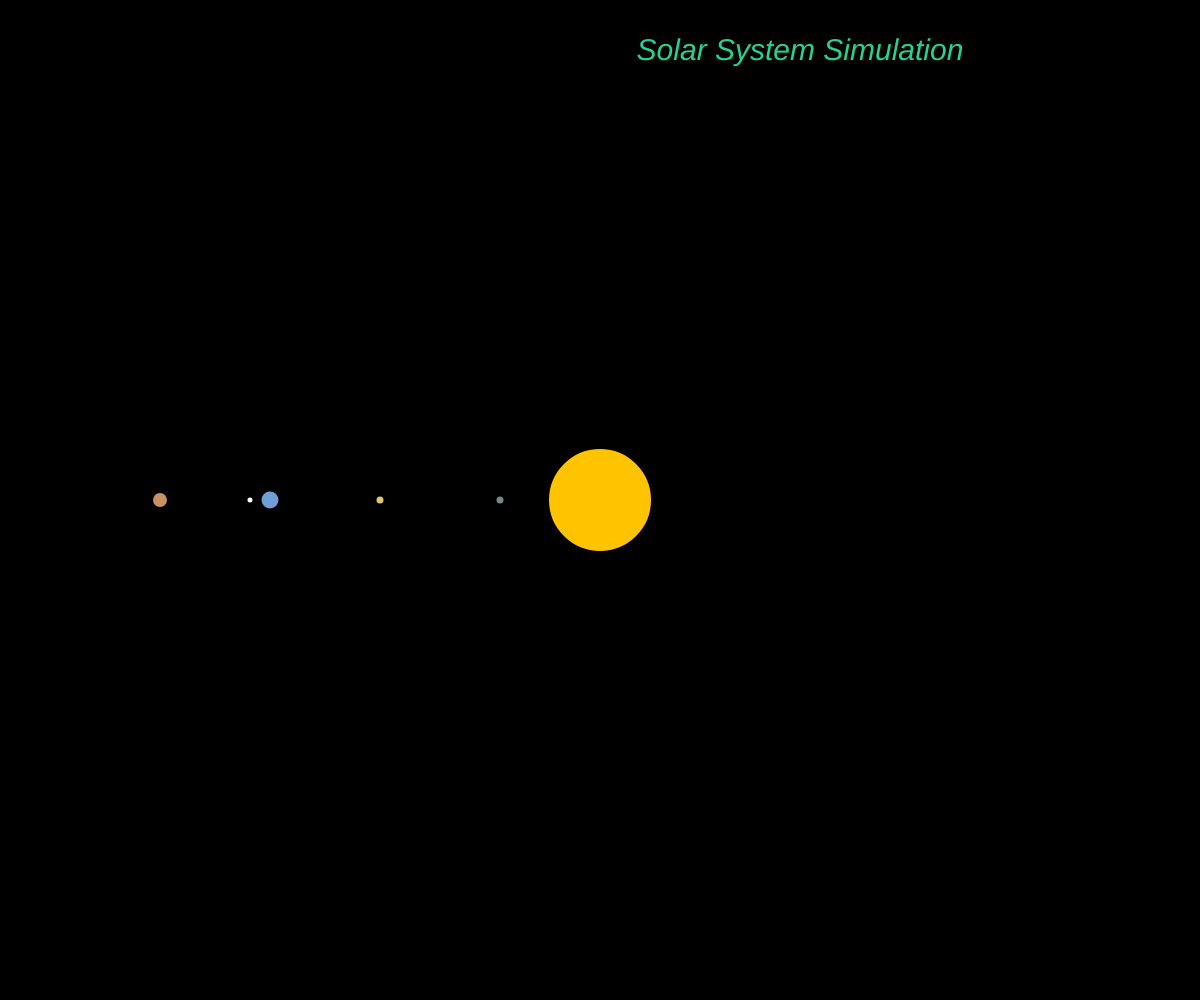
Frame 1 (no input)
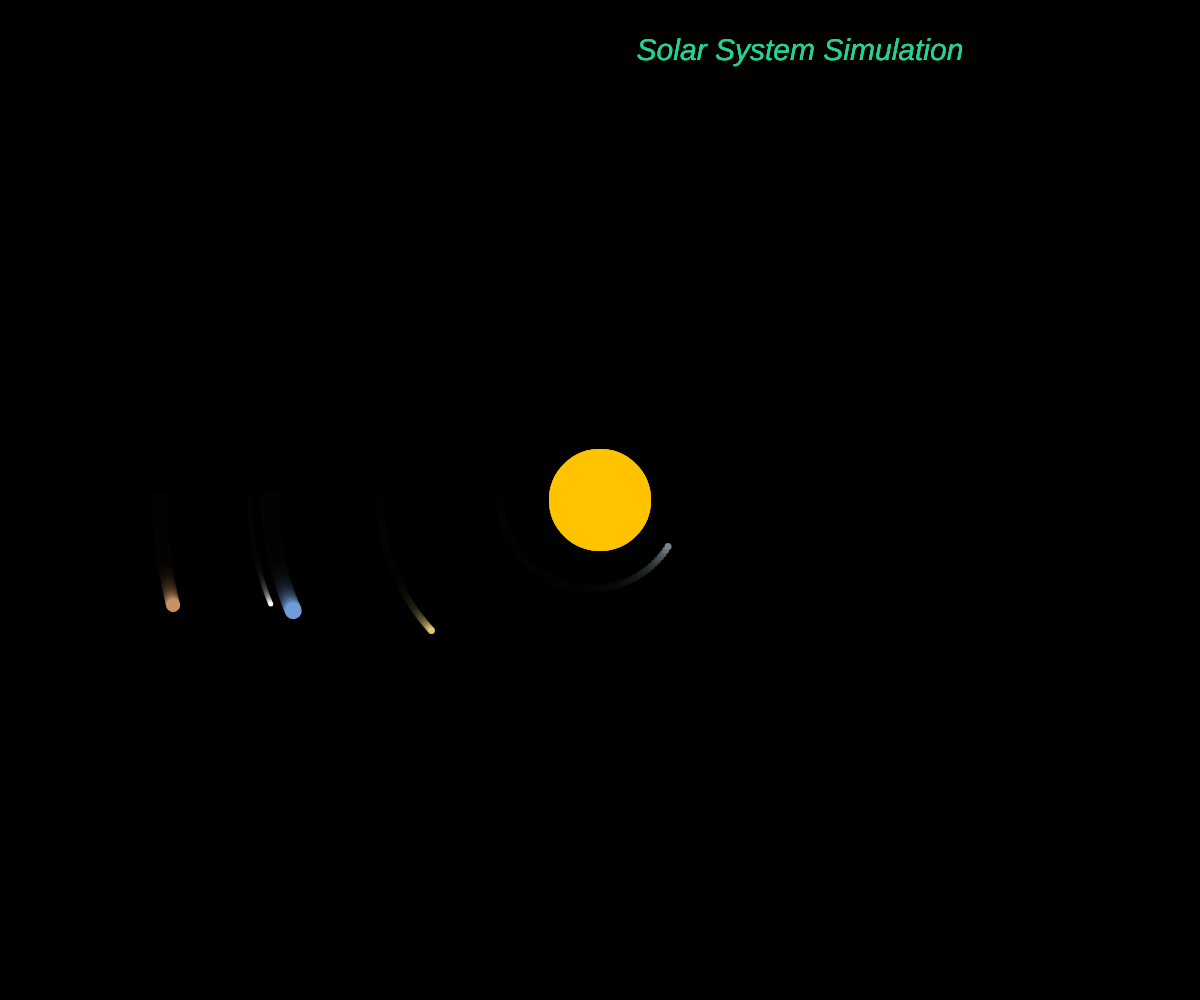
Frame 60 (no input)
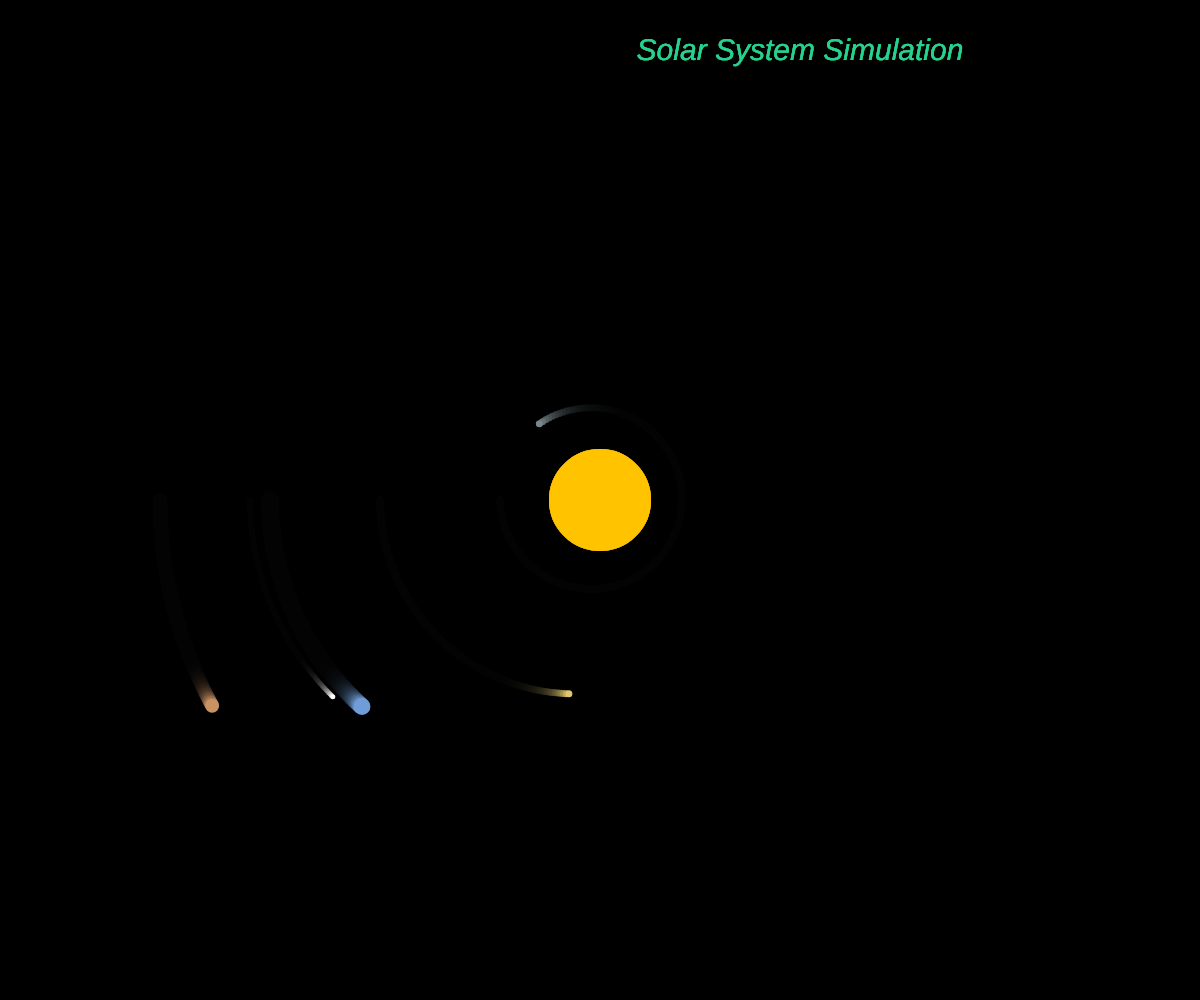
Frame 120 (the mouse pressed at the canvas centre since frame 60)

The p5.js sketch that drew these frames (run headless with seeded random() and noise() and a simulated clock; from frame 60 on, the mouse is pressed at the canvas centre):

// p5.js sketch
// ── sketch.js
var body=[];
var dt=3;
var G=.1;
var n=6;
var text1="Solar System Simulation";
//var text2="This simple simulation shows the motion of Mercury, Venus and Earth around the Sun. This is based on the concept of n-body problem. Newton's law of gravitation is used as working formula."; */
function setup(){
	var W=windowWidth;
	var H=windowHeight;
	createCanvas(W,H);
    background(0);
    //Sun
	body[0]=new planets(W/2,H/2,100,1600);
    body[0].col="#ffc300";
    //Mercury
	body[1]=new planets(W/2-330,H/2,15,.005);
    body[1].col="#709dd8";
    //Venus
	body[2]=new planets(W/2-220,H/2,5,.002);
    body[2].col="#e0c870";
    //Earth
	body[3]=new planets(W/2-100,H/2,5,.0005);
    body[3].col="#78878c";
    //Moon
     body[4]=new planets(W/2-350,H/2,3,.005);
    body[4].col="#fff"; 
    //Jupiter
    body[5]=new planets(W/2-440,H/2,12,.0005);
    body[5].col="#C89263";
    //undefined
    /* body[6]=new planets(W/2-310,H/2,12,.00002);
	body[6].col="#C89263"; */

	body[1].vy=.64;
	body[2].vy=.8;
    body[3].vy=1.2;
    body[4].vy=.6;
    body[5].vy=.6;
    //body[6].vy=.6;
}

function draw(){
	background(0,0,0,40);
	fill("#26d38e")
    strokeWeight(0);
    textAlign(CENTER);
	textSize(30);
	textStyle(ITALIC);
    text(text1,width-400,60);
    
	/*textSize(15);
	textStyle(NORMAL);
	text(text2,width-370,70,250,500); */
	// background(10,10,35);
	for(var i=0; i<n; i++){
        body[i].display();
    }
	
	for(var i=0; i<n; i++){
		body[i].fx=0;
		body[i].fy=0;
		for(var j=0; j<n; j++){
			if(i!=j){
                body[i].attraction(body[j]);
            }
		}
	}

	for(var i=0; i<n; i++){
        body[i].update();
    }
}
// ── planets.js
function planets(x,y,d,m){
	this.m=m;
	this.px=x;
	this.py=y;
	this.d=d;
	this.vx=0;
	this.vy=0;
	this.fx=0;
	this.fy=0;
    this.col="#ff6a6a";
    
	this.attraction=function(other){
		var distance=dist(other.px,other.py,this.px,this.py);
		var f=0;
		if(dist!=0)
			f=(G*this.m*other.m)/(distance*distance);
		
		var angle=atan2(other.py-this.py,other.px-this.px);
		this.fx+=f*cos(angle);
		this.fy+=f*sin(angle);
	};
	
	this.update = function(){
		this.vx+=(this.fx/this.m)*dt;
		this.vy+=(this.fy/this.m)*dt;

		this.px+=(this.vx*dt);
		this.py+=(this.vy*dt);
	};

	this.display = function(){
		strokeWeight(2);
		stroke(this.col);
		fill(this.col);
		ellipse(this.px,this.py,this.d,this.d);
	};
}
